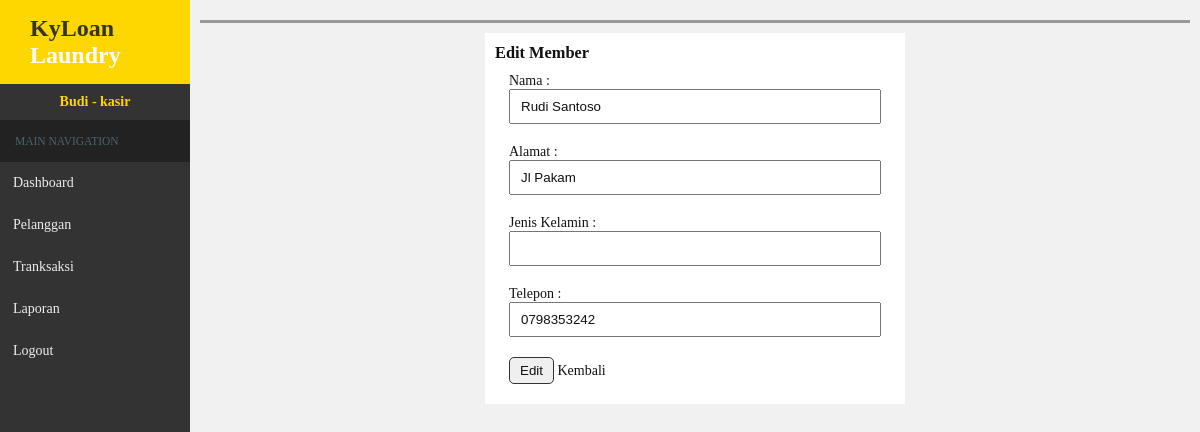
The app's page /kasir/index.php?hal=pelanggan&aksi=edit&id=1 (signed in) with its own data.
### tables this page shows
CREATE TABLE `member` (
  `id_member` int(5) NOT NULL,
  `nama` varchar(35) NOT NULL,
  `alamat` varchar(50) NOT NULL,
  `jk` varchar(10) NOT NULL,
  `telp` varchar(13) NOT NULL
);

### kasir/pelanggan_edit.php (the view, shortened to what this page needs)
<?php
$id = $_GET['id'];
$edit = $kdb->query("SELECT * FROM member WHERE id_member='$id'");
$row = $edit->fetch_assoc();
?>
<form action="" method="POST">
	<h3>Edit Member</h3>
	<table class="tb-create">
		<tr>
			<td>Nama :<br><input type="text" name="nama" value="<?php echo $row['nama']; ?>"class="input-field"></td>
		</tr>
		<tr>
			<td>Alamat :<br><input type="text" name="alamat" value="<?php echo $row['alamat']; ?>"class="input-field"></td>
		</tr>
		<tr>
			<td>Jenis Kelamin :<br><input type="text" name="jenis_kelamin" value="<?php echo $row['jenis_kelamin']; ?>"class="input-field"></td>
		</tr>
        <tr>
			<td>Telepon :<br><input type="text" name="telp" value="<?php echo $row['telp']; ?>"class="input-field"></td>
		</tr>
		<tr>
			<td>
				<input type="submit" name="create" value="Edit" class="btn">
				<a href="index.php?hal=pelanggan">Kembali</a>
			</td>
		</tr>
	</table>
	</form>

### kasir/css/style.css (style rules this page uses)
* { margin:0;padding:0;box-sizing:border-box;list-style-type:none;text-decoration:none;color:#111; }
body { background-color:#f1f1f1;font-family:trebuchet MS;height:100%; }
.btn { border:1px solid #333;border-radius:5px;padding:5px 10px;cursor:pointer; }
table { border-collapse:collapse;margin-top:15px; }
th, td { padding:10px 4px; }
.tb-create { width:95%;max-width:450px;margin:auto; }
form { background-color:white;width:95%;max-width:30em;margin:auto;padding:10px; }
.input-field { padding:8px 10px;width:100%; }

### records on screen
member: nama "Rudi Santoso", alamat "Jl Pakam", telp "0798353242"

### other values on screen
$_SESSION['nama2'] "Budi"
$_SESSION['level2'] "kasir"
